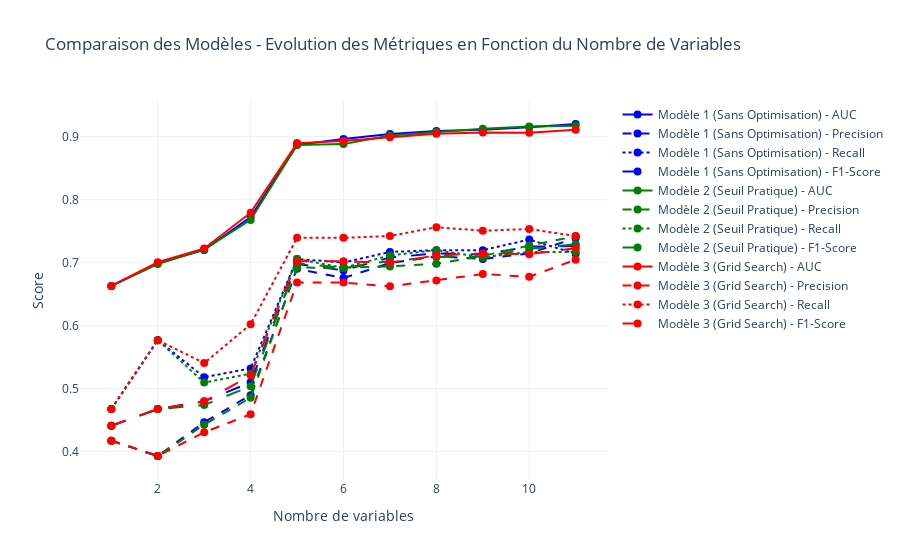

This figure's notebook cell:
### Markdown cell above
# 5/ Evolution des métriques avec le nombre de variables.

### Code cell
# Fonction pour entraîner et évaluer un modèle 
def evaluer_modele_avec_sous_ensembles(colonnes, model, x_train, x_test, y_train, y_test):
    # Initialisation des listes pour stocker les scores
    precision_scores = []
    recall_scores = []
    f1_scores = []
    auc_scores = []

    # Boucle sur les tailles de sous-ensembles de colonnes
    for i in range(1, len(colonnes) + 1):
        # Sélectionner les premières 'i' colonnes
        subset_columns = colonnes[:i]
        x_train_subset = x_train[subset_columns]
        x_test_subset = x_test[subset_columns]

        # Entraîner le modèle
        model.fit(x_train_subset, y_train)

        # Prédictions et calcul des probabilités
        y_pred = model.predict(x_test_subset)
        y_pred_probs = model.predict_proba(x_test_subset)[:, 1]  # Probabilités pour ROC AUC

        # Calcul des métriques
        precision = precision_score(y_test, y_pred)
        recall = recall_score(y_test, y_pred)
        f1 = f1_score(y_test, y_pred)
        auc = roc_auc_score(y_test, y_pred_probs)

        # Stocker les scores
        precision_scores.append(precision)
        recall_scores.append(recall)
        f1_scores.append(f1)
        auc_scores.append(auc)

    return precision_scores, recall_scores, f1_scores, auc_scores


# Liste des variables dans l'ordre d'importance (par exemple, celles que tu utilises déjà)
colonnes = [
    'DELINQ', 'DEROG', 'NINQ', 'CLAGE', 'DEBTINC', 'LOAN', 'YOJ',
    'JOB_Office', 'VALUE', 'JOB_ProfExe', 'JOB_Other'
]

# Entraîner et évaluer les 3 modèles
models = [random_forest1, random_forest2, random_forest3]  # Remplace par tes modèles
model_names = ['Modèle 1 (Sans Optimisation)', 'Modèle 2 (Seuil Pratique)', 'Modèle 3 (Grid Search)']

# Couleurs pour chaque modèle
colors = ['blue', 'green', 'red']

# Créer le graphique avec Plotly
fig = go.Figure()

# Pour chaque modèle
for i, model in enumerate(models):
    precision_scores, recall_scores, f1_scores, auc_scores = evaluer_modele_avec_sous_ensembles(
        colonnes, model, X_train, X_test, y_train, y_test
    )

    # Ajouter des traces pour chaque métrique (une pour chaque modèle)
    fig.add_trace(go.Scatter(x=list(range(1, len(colonnes) + 1)), y=auc_scores, mode='lines+markers', 
                             marker=dict(size=8, color=colors[i]), line=dict(color=colors[i]), 
                             name=f'{model_names[i]} - AUC'))
    fig.add_trace(go.Scatter(x=list(range(1, len(colonnes) + 1)), y=precision_scores, mode='lines+markers', 
                             marker=dict(size=8, color=colors[i]), line=dict(color=colors[i], dash='dash'), 
                             name=f'{model_names[i]} - Precision'))
    fig.add_trace(go.Scatter(x=list(range(1, len(colonnes) + 1)), y=recall_scores, mode='lines+markers', 
                             marker=dict(size=8, color=colors[i]), line=dict(color=colors[i], dash='dot'), 
                             name=f'{model_names[i]} - Recall'))
    fig.add_trace(go.Scatter(x=list(range(1, len(colonnes) + 1)), y=f1_scores, mode='lines+markers', 
                             marker=dict(size=8, color=colors[i]), line=dict(color=colors[i], dash='longdash'), 
                             name=f'{model_names[i]} - F1-Score'))

# Mise en page du graphique
fig.update_layout(
    title="Comparaison des Modèles - Evolution des Métriques en Fonction du Nombre de Variables",
    xaxis_title="Nombre de variables",
    yaxis_title="Score",
    template='plotly_white'
)

# Afficher le graphique
fig.show()

### Figure 1 — Plotly figure (JSON) as saved in the notebook; plotly's stock layout.template omitted (floating-point values rounded to 4 significant figures)
{"data": [{"line": {"color": "blue"}, "marker": {"color": "blue", "size": 8}, "mode": "lines+markers", "name": "Modèle 1 (Sans Optimisation) - AUC", "type": "scatter", "x": [1, 2, 3, 4, 5, 6, 7, 8, 9, 10, 11], "y": [0.6632, 0.6989, 0.7203, 0.7724, 0.8871, 0.8964, 0.9042, 0.9092, 0.9112, 0.915, 0.9202]}, {"line": {"color": "blue", "dash": "dash"}, "marker": {"color": "blue", "size": 8}, "mode": "lines+markers", "name": "Modèle 1 (Sans Optimisation) - Precision", "type": "scatter", "x": [1, 2, 3, 4, 5, 6, 7, 8, 9, 10, 11], "y": [0.4175, 0.3931, 0.4469, 0.4897, 0.6904, 0.6757, 0.6995, 0.7099, 0.706, 0.7147, 0.7391]}, {"line": {"color": "blue", "dash": "dot"}, "marker": {"color": "blue", "size": 8}, "mode": "lines+markers", "name": "Modèle 1 (Sans Optimisation) - Recall", "type": "scatter", "x": [1, 2, 3, 4, 5, 6, 7, 8, 9, 10, 11], "y": [0.4678, 0.577, 0.5182, 0.5322, 0.7059, 0.7003, 0.7171, 0.7199, 0.7199, 0.7367, 0.7143]}, {"line": {"color": "blue", "dash": "longdash"}, "marker": {"color": "blue", "size": 8}, "mode": "lines+markers", "name": "Modèle 1 (Sans Optimisation) - F1-Score", "type": "scatter", "x": [1, 2, 3, 4, 5, 6, 7, 8, 9, 10, 11], "y": [0.4412, 0.4677, 0.4799, 0.5101, 0.6981, 0.6878, 0.7082, 0.7149, 0.7129, 0.7255, 0.7265]}, {"line": {"color": "green"}, "marker": {"color": "green", "size": 8}, "mode": "lines+markers", "name": "Modèle 2 (Seuil Pratique) - AUC", "type": "scatter", "x": [1, 2, 3, 4, 5, 6, 7, 8, 9, 10, 11], "y": [0.6632, 0.6978, 0.7213, 0.7679, 0.8868, 0.8882, 0.9019, 0.9074, 0.9127, 0.9161, 0.9175]}, {"line": {"color": "green", "dash": "dash"}, "marker": {"color": "green", "size": 8}, "mode": "lines+markers", "name": "Modèle 2 (Seuil Pratique) - Precision", "type": "scatter", "x": [1, 2, 3, 4, 5, 6, 7, 8, 9, 10, 11], "y": [0.4175, 0.3931, 0.4428, 0.4857, 0.6923, 0.6919, 0.694, 0.6984, 0.7107, 0.7273, 0.742]}, {"line": {"color": "green", "dash": "dot"}, "marker": {"color": "green", "size": 8}, "mode": "lines+markers", "name": "Modèle 2 (Seuil Pratique) - Recall", "type": "scatter", "x": [1, 2, 3, 4, 5, 6, 7, 8, 9, 10, 11], "y": [0.4678, 0.577, 0.5098, 0.5238, 0.7059, 0.6919, 0.7115, 0.7199, 0.7087, 0.7171, 0.7171]}, {"line": {"color": "green", "dash": "longdash"}, "marker": {"color": "green", "size": 8}, "mode": "lines+markers", "name": "Modèle 2 (Seuil Pratique) - F1-Score", "type": "scatter", "x": [1, 2, 3, 4, 5, 6, 7, 8, 9, 10, 11], "y": [0.4412, 0.4677, 0.474, 0.504, 0.699, 0.6919, 0.7026, 0.709, 0.7097, 0.7221, 0.7293]}, {"line": {"color": "red"}, "marker": {"color": "red", "size": 8}, "mode": "lines+markers", "name": "Modèle 3 (Grid Search) - AUC", "type": "scatter", "x": [1, 2, 3, 4, 5, 6, 7, 8, 9, 10, 11], "y": [0.6632, 0.7007, 0.7227, 0.7794, 0.8898, 0.8931, 0.8991, 0.9045, 0.9067, 0.9062, 0.9112]}, {"line": {"color": "red", "dash": "dash"}, "marker": {"color": "red", "size": 8}, "mode": "lines+markers", "name": "Modèle 3 (Grid Search) - Precision", "type": "scatter", "x": [1, 2, 3, 4, 5, 6, 7, 8, 9, 10, 11], "y": [0.4175, 0.3931, 0.4308, 0.4594, 0.6684, 0.6684, 0.6625, 0.6716, 0.6819, 0.6776, 0.7048]}, {"line": {"color": "red", "dash": "dot"}, "marker": {"color": "red", "size": 8}, "mode": "lines+markers", "name": "Modèle 3 (Grid Search) - Recall", "type": "scatter", "x": [1, 2, 3, 4, 5, 6, 7, 8, 9, 10, 11], "y": [0.4678, 0.577, 0.5406, 0.6022, 0.7395, 0.7395, 0.7423, 0.7563, 0.7507, 0.7535, 0.7423]}, {"line": {"color": "red", "dash": "longdash"}, "marker": {"color": "red", "size": 8}, "mode": "lines+markers", "name": "Modèle 3 (Grid Search) - F1-Score", "type": "scatter", "x": [1, 2, 3, 4, 5, 6, 7, 8, 9, 10, 11], "y": [0.4412, 0.4677, 0.4795, 0.5212, 0.7021, 0.7021, 0.7001, 0.7115, 0.7147, 0.7135, 0.7231]}], "layout": {"title": {"text": "Comparaison des Modèles - Evolution des Métriques en Fonction du Nombre de Variables"}, "xaxis": {"title": {"text": "Nombre de variables"}}, "yaxis": {"title": {"text": "Score"}}}}
